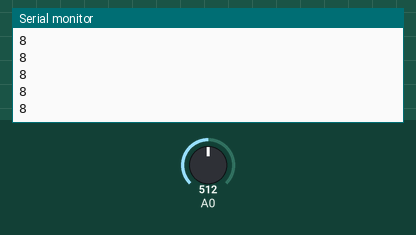
Bench run of a sketch on a simulated Arduino Uno, built with avr-gcc and run on an emulated ATmega328P. On the bench: the last lines printed to the serial monitor. The test bench sets the inputs (shaded band); at power-on: A0 = 512.

Above: at 1.2 s.
1.3 s: A0 set to 716
At 1.32 s:
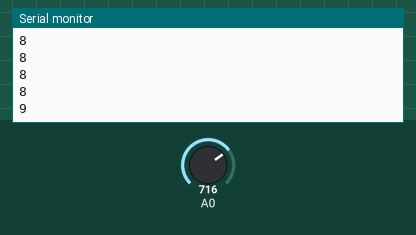
2.8 s: A0 set to 770
At 2.83 s:
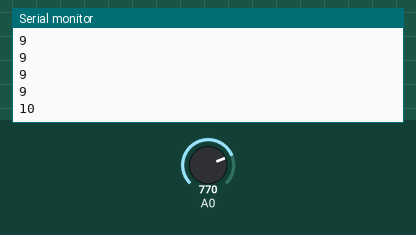
Timing chart, 0 to 5.8 s (numbered marks = the images above; inputs shaded):
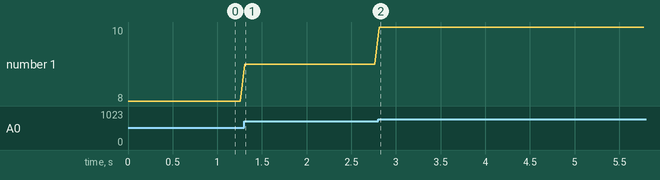

The sketch:

analogread_test.ino
```cpp
void setup() {
  Serial.begin(9600);
}

void loop() {
  int val = getPercentage();
  Serial.println(val);
  delay(50);
}

int getPercentage()
{
  int val = analogRead(A0);
  int result = 0;
  if (val < 25) {
    val = 0;
  } else if (val >= 25 && val < 33) {
    val = 1;
  } else if (val >= 33 && val < 55) {
    val = 2;
  } else if (val >= 55 && val < 77) {
    val = 3;
  } else if (val >= 77 && val < 108) {
    val = 4;
  } else if (val >= 108 && val < 210) {
    val = 5;
  } else if (val >= 210 && val < 250) {
    val = 6;
  } else if (val >= 250 && val < 400) {
    val = 7;
  } else if (val >= 400 && val < 670) {
    val = 8;
  } else if (val >= 670 && val < 760) {
    val = 9;
  } else if (val >= 760) {
    val = 10;
  }

  return val;
}
```

Measured:
- after the input at 1.3 s, the serial monitor: prints a new line at once (image 1)
- after the input at 2.8 s, the serial monitor: prints a new line at once (image 2)
- plotted number 1: 8 → 9 after the input at 1.3 s, 9 → 10 after the input at 2.8 s
